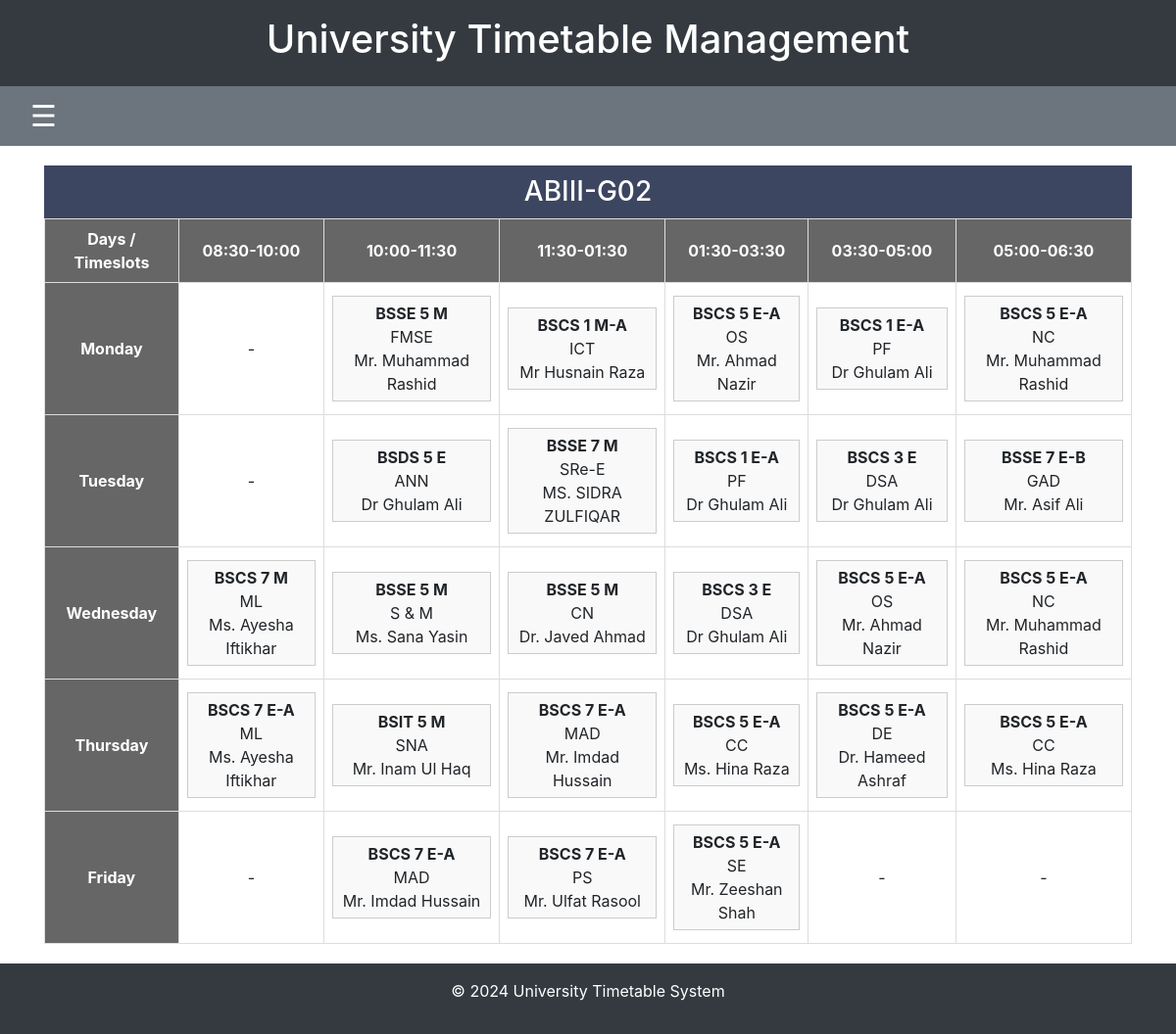
/Room/timetable/22/, run on the app's committed database.
### timetable/models.py (models this page shows, shortened)
class Room(models.Model):
    name = models.CharField(max_length=10)

class Timeslot(models.Model):
    slot = models.CharField(max_length=20)
    category = models.CharField(max_length=20, null=True, blank=True)
    shift = models.ForeignKey(Shift, on_delete=models.CASCADE)  # New shift field

class Day(models.Model):
    name = models.CharField(max_length=10)

class Course(models.Model):
    course_code = models.CharField(max_length=20)
    short_name = models.CharField(max_length=100)
    full_name = models.CharField(max_length=200)
    credit_hours = models.CharField(max_length=200)
    lab_crh = models.IntegerField(default=0)  # New field for lab credit hours
    pre_req = models.CharField(max_length=200, blank=True, null=True)  # New field for prerequisites
    category = models.CharField(max_length=100)

class Teacher(models.Model):
    name = models.CharField(max_length=100)
    phone_number = models.CharField(max_length=12, null=True, blank=True)  # Phone number can be null
    gmail = models.EmailField(null=True, blank=True)  # Gmail field is optional

### timetable/views.py (the view)
# urls.py: path('Room/timetable/<int:room_id>/', views.room_timetable_view, name='room_timetable_view'),
def room_timetable_view(request, room_id):
    selected_room = Room.objects.get(id=room_id)
    days = Day.objects.all()
    timeslots = Timeslot.objects.all()
    timetable_data = []
    for day in days:
        day_row = {'day': day.name, 'slots': []}
        for timeslot in timeslots:
            schedules = Schedule.objects.filter(room_id=room_id, day=day, timeslot=timeslot)
            if schedules.exists():
                schedule_info = []
                for schedule in schedules:
                    schedule_info.append({
                        'course_name': schedule.course_assignment.course.short_name if schedule.course_assignment.course else 'N/A',
                        'class_name': f"{schedule.course_assignment.class_assigned.name} {schedule.course_assignment.class_assigned.semester.name} {schedule.course_assignment.class_assigned.section}",
                        'teacher_name': schedule.course_assignment.teacher.name if schedule.course_assignment.teacher else 'N/A'
                    })
                day_row['slots'].append(schedule_info)
            else:
                day_row['slots'].append([])  # Empty slot
        timetable_data.append(day_row)
    context = {
        'selected_room': selected_room,
        'days': days,
        'timeslots': timeslots,
        'timetable_data': timetable_data
    }
    return render(request, 'timetable/room_timetable.html', context)

### timetable/templates/timetable/room_timetable.html (shortened to what this page needs)
{% extends 'timetable/base.html' %}
{% block content %}
<h3 class="day-bar text-center">{{ selected_room.name }}</h3>
<table class="timetable-table">
    <thead>
        <tr>
            <th>Days / Timeslots</th>
            {% for timeslot in timeslots %}
                <th>{{ timeslot.slot }}</th>
            {% endfor %}
        </tr>
    </thead>
    <tbody>
        {% for day_row in timetable_data %}
        <tr>
            <td class="room-cell"><br>
                {{ day_row.day }}<br><br>
            </td>
            {% for slot in day_row.slots %}
                <td>
                    {% if slot %}
                        {% for entry in slot %}
                            <div class="schedule-info">
                                <strong>{{ entry.class_name }}</strong><br>
                                {{ entry.course_name }}<br>
                                {{ entry.teacher_name }}
                            </div>
                        {% endfor %}
                    {% else %}
                        -
                    {% endif %}
                </td>
            {% endfor %}
        </tr>
        {% endfor %}
    </tbody>
</table>
{% endblock %}

### timetable/static/css/styles.css (style rules this page uses)
html, body { height: 100%; margin: 0; display: flex; flex-direction: column; }

### timetable/templates/timetable/base.html (style rules this page uses)
html, body { height: 100%; margin: 0; padding: 0; }

### timetable/templates/timetable/room_timetable.html (style rules this page uses)
.timetable-table { width: 100%; border-collapse: collapse; margin-bottom: 20px; }
.timetable-table th, .timetable-table td { border: 1px solid #ddd; padding: 8px; text-align: center; }
h3.day-bar { background-color: #3c4660; color: #ffffff; margin-bottom: 0; padding: 10px; }
.timetable-table th { background-color: #666666; color: #ffffff; }
.room-cell { font-weight: bold; background-color: #666666; color: #ffffff; }
.schedule-info { margin: 5px 0; padding: 5px; border: 1px solid #ccc; background-color: #f9f9f9; }

### data on the page
Room: name "ABIII-G02"
Timeslot: slot "08:30-10:00"
Timeslot: slot "10:00-11:30"
Timeslot: slot "11:30-01:30"
Timeslot: slot "01:30-03:30"
Timeslot: slot "03:30-05:00"
Timeslot: slot "05:00-06:30"
Day: day "Monday"
Course: course_name "FMSE"
Teacher: teacher_name "Mr. Muhammad Rashid" "Mr. Muhammad Rashid" "Mr. Muhammad Rashid"
Course: course_name "ICT"
Teacher: teacher_name "Mr Husnain Raza"
Course: course_name "OS" "OS"
Teacher: teacher_name "Mr. Ahmad Nazir" "Mr. Ahmad Nazir"
Course: course_name "PF" "PF"
Teacher: teacher_name "Dr Ghulam Ali" "Dr Ghulam Ali" "Dr Ghulam Ali" "Dr Ghulam Ali" "Dr Ghulam Ali"
Course: course_name "NC" "NC"
Day: day "Tuesday"
Course: course_name "ANN"
Course: course_name "SRe-E"
Teacher: teacher_name "MS. SIDRA ZULFIQAR"
Course: course_name "DSA" "DSA"
Course: course_name "GAD"
Teacher: teacher_name "Mr. Asif Ali"
Day: day "Wednesday"
Course: course_name "ML" "ML"
Teacher: teacher_name "Ms. Ayesha Iftikhar" "Ms. Ayesha Iftikhar"
Course: course_name "S & M"
Teacher: teacher_name "Ms. Sana Yasin"
Course: course_name "CN"
Teacher: teacher_name "Dr. Javed Ahmad"
Day: day "Thursday"
Course: course_name "SNA"
Teacher: teacher_name "Mr. Inam Ul Haq"
Course: course_name "MAD" "MAD"
Teacher: teacher_name "Mr. Imdad Hussain" "Mr. Imdad Hussain"
Course: course_name "CC" "CC"
Teacher: teacher_name "Ms. Hina Raza" "Ms. Hina Raza"
Course: course_name "DE"
Teacher: teacher_name "Dr. Hameed Ashraf"
Day: day "Friday"
Course: course_name "PS"
Teacher: teacher_name "Mr. Ulfat Rasool"
Course: course_name "SE"
Teacher: teacher_name "Mr. Zeeshan Shah"

### other printed values
{{ entry.class_name }} "BSSE 5 M" "BSCS 1 M-A" "BSCS 5 E-A" "BSCS 1 E-A" "BSCS 5 E-A" "BSDS 5 E" "BSSE 7 M" "BSCS 1 E-A" "BSCS 3 E" "BSSE 7 E-B" "BSCS 7 M" "BSSE 5 M" "BSSE 5 M" "BSCS 3 E" "BSCS 5 E-A" "BSCS 5 E-A" "BSCS 7 E-A" "BSIT 5 M" "BSCS 7 E-A" "BSCS 5 E-A" "BSCS 5 E-A" "BSCS 5 E-A" "BSCS 7 E-A" "BSCS 7 E-A" "BSCS 5 E-A"
